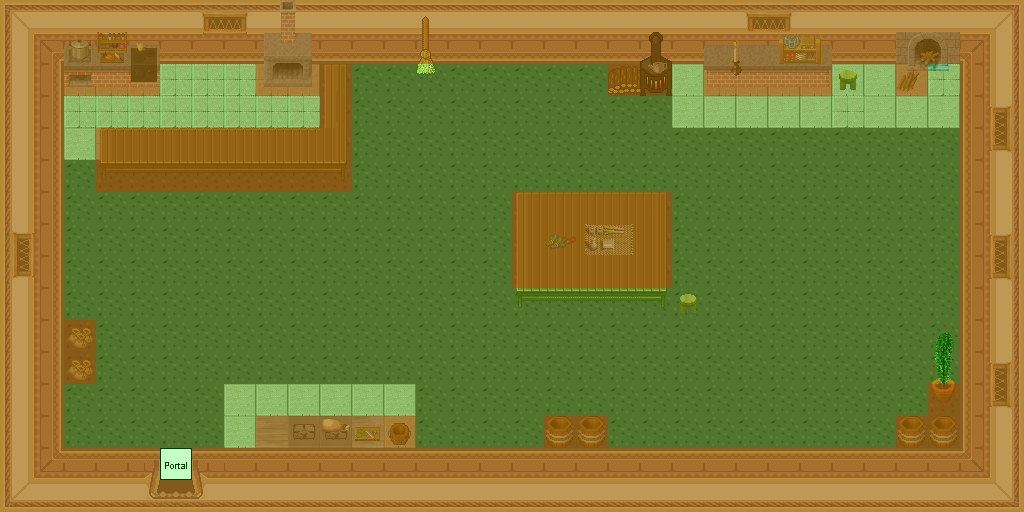

A 2D game scene composited from a Tiled map and its tileset images. What follows is a short description and the map's XML, with each tile layer's data collapsed to a summary:
An orthogonal 32x16 tile map with 32x32 px tiles, 7 tile layers (0_floor, 1_terrain, 2_object, 3_roof, ...), 22 tilesets.

<map version="1.0" orientation="orthogonal" renderorder="right-down" width="32" height="16" tilewidth="32" tileheight="32" nextobjectid="1">
 <tileset firstgid="1" name="../../tileset/building/wall/int_wall_pale.png" tilewidth="32" tileheight="32" tilecount="16" columns="2">
  <image source="../../tileset/building/wall/int_wall_pale.png" trans="ff00ff" width="64" height="256" />
 </tileset>
 <tileset firstgid="17" name="../../tileset/building/wall/int_wall_purple.png" tilewidth="32" tileheight="32" tilecount="20" columns="2">
  <image source="../../tileset/building/wall/int_wall_purple.png" trans="ff00ff" width="64" height="320" />
 </tileset>
 <tileset firstgid="37" name="../../tileset/furniture/kitchen/warmer.png" tilewidth="32" tileheight="32" tilecount="2" columns="1">
  <image source="../../tileset/furniture/kitchen/warmer.png" width="32" height="64" />
 </tileset>
 <tileset firstgid="39" name="../../tileset/item/logs.png" tilewidth="32" tileheight="32" tilecount="3" columns="1">
  <image source="../../tileset/item/logs.png" width="32" height="96" />
 </tileset>
 <tileset firstgid="42" name="../../tileset/furniture/table/table_with_hob.png" tilewidth="32" tileheight="32" tilecount="5" columns="5">
  <image source="../../tileset/furniture/table/table_with_hob.png" trans="ff00ff" width="160" height="32" />
 </tileset>
 <tileset firstgid="47" name="../../tileset/item/brush.png" tilewidth="32" tileheight="32" tilecount="3" columns="1">
  <image source="../../tileset/item/brush.png" width="32" height="96" />
 </tileset>
 <tileset firstgid="50" name="../../tileset/item/pot/barrel.png" tilewidth="32" tileheight="32" tilecount="2" columns="1">
  <image source="../../tileset/item/pot/barrel.png" width="32" height="64" />
 </tileset>
 <tileset firstgid="52" name="../../tileset/building/decoration/wood_fire.png" tilewidth="32" tileheight="32" tilecount="4" columns="2">
  <image source="../../tileset/building/decoration/wood_fire.png" trans="ff00ff" width="64" height="64" />
 </tileset>
 <tileset firstgid="56" name="../../tileset/plant/indoor/pot_plant.png" tilewidth="32" tileheight="32" tilecount="3" columns="1">
  <image source="../../tileset/plant/indoor/pot_plant.png" width="32" height="96" />
 </tileset>
 <tileset firstgid="59" name="../../tileset/building/window/int_windows_purple.png" tilewidth="32" tileheight="32" tilecount="16" columns="4">
  <image source="../../tileset/building/window/int_windows_purple.png" trans="ff00ff" width="128" height="128" />
 </tileset>
 <tileset firstgid="75" name="../../tileset/building/entrance/pale_red_ns.png" tilewidth="32" tileheight="32" tilecount="36" columns="9">
  <image source="../../tileset/building/entrance/pale_red_ns.png" trans="ff00ff" width="288" height="128" />
 </tileset>
 <tileset firstgid="111" name="../../tileset/logic/portal.png" tilewidth="32" tileheight="32" tilecount="7" columns="7">
  <image source="../../tileset/logic/portal.png" width="224" height="32" />
 </tileset>
 <tileset firstgid="118" name="../../tileset/logic/collision.png" tilewidth="32" tileheight="32" tilecount="1" columns="1">
  <image source="../../tileset/logic/collision.png" width="32" height="32" />
 </tileset>
 <tileset firstgid="119" name="Unbenannt" tilewidth="32" tileheight="32" tilecount="2" columns="1">
  <image source="../../tileset/ground/brown_2.png" width="32" height="64" />
 </tileset>
 <tileset firstgid="121" name="Unbenannt" tilewidth="32" tileheight="32" tilecount="1" columns="1">
  <image source="../../tileset/furniture/chair/stool.png" width="32" height="32" />
 </tileset>
 <tileset firstgid="122" name="kitchen" tilewidth="32" tileheight="32" tilecount="44" columns="4">
  <image source="../../tileset/furniture/kitchen/cabinets.png" width="128" height="352" />
 </tileset>
 <tileset firstgid="166" name="vendors" tilewidth="32" tileheight="32" tilecount="21" columns="7">
  <image source="../../tileset/furniture/table/vendors_table.png" width="224" height="96" />
 </tileset>
 <tileset firstgid="187" name="warmer" tilewidth="32" tileheight="32" tilecount="6" columns="2">
  <image source="../../tileset/furniture/kitchen/warmer_2.png" width="64" height="96" />
 </tileset>
 <tileset firstgid="193" name="household" tilewidth="32" tileheight="32" tilecount="16" columns="4">
  <image source="../../tileset/item/household/food_preparation.png" width="128" height="128" />
 </tileset>
 <tileset firstgid="209" name="floor tiles" tilewidth="32" tileheight="32" tilecount="4" columns="2">
  <image source="../../tileset/ground/indoor/floor_tan.png" width="64" height="64" />
 </tileset>
 <tileset firstgid="213" name="candle" tilewidth="32" tileheight="32" tilecount="36" columns="6">
  <image source="../../tileset/furniture/light/lights_candle.png" width="192" height="192" />
 </tileset>
 <tileset firstgid="249" name="protection.png" tilewidth="32" tileheight="32" tilecount="2" columns="2">
  <image source="../../tileset/logic/protection.png" width="64" height="32" />
 </tileset>
 <layer name="0_floor" width="32" height="16">
  <data>[512 cells, 376 non-empty, 4 distinct tile ids]</data>
 </layer>
 <layer name="1_terrain" width="32" height="16">
  <data>[512 cells, 143 non-empty, 49 distinct tile ids]</data>
 </layer>
 <layer name="2_object" width="32" height="16">
  <data>[512 cells, 119 non-empty, 49 distinct tile ids]</data>
 </layer>
 <layer name="3_roof" width="32" height="16">
  <data>[512 cells, 4 non-empty, 4 distinct tile ids]</data>
 </layer>
 <layer name="objects" width="32" height="16">
  <data>[512 cells, 1 non-empty, 1 distinct tile ids]</data>
 </layer>
 <layer name="collision" width="32" height="16" opacity="0.49">
  <data>[512 cells, 232 non-empty, 1 distinct tile ids]</data>
 </layer>
 <layer name="protection" width="32" height="16" opacity="0.24">
  <data>[512 cells, 512 non-empty, 1 distinct tile ids]</data>
 </layer>
</map>
